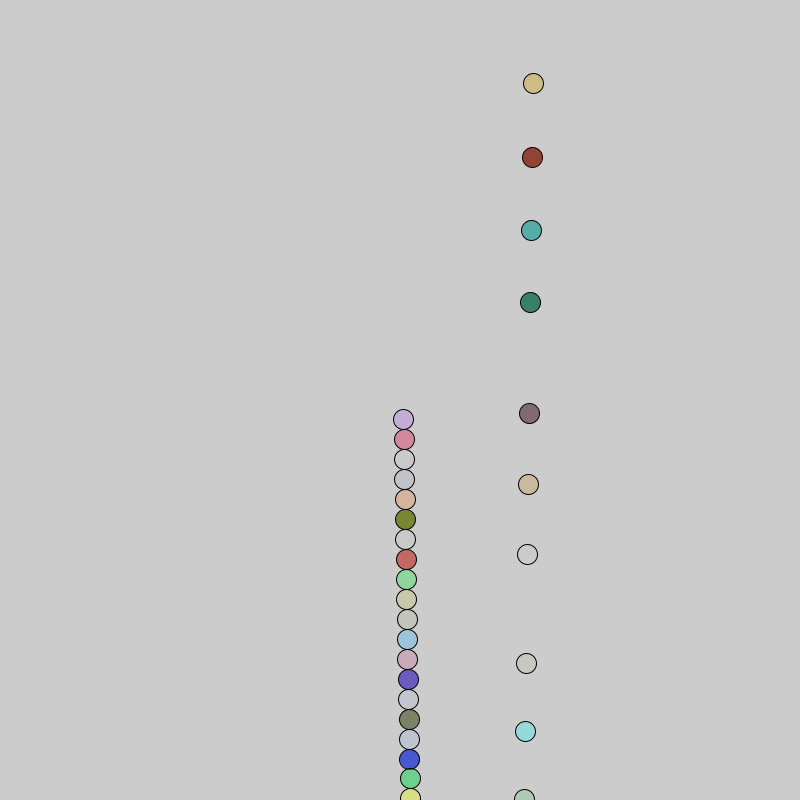
Frame 1 (no input)
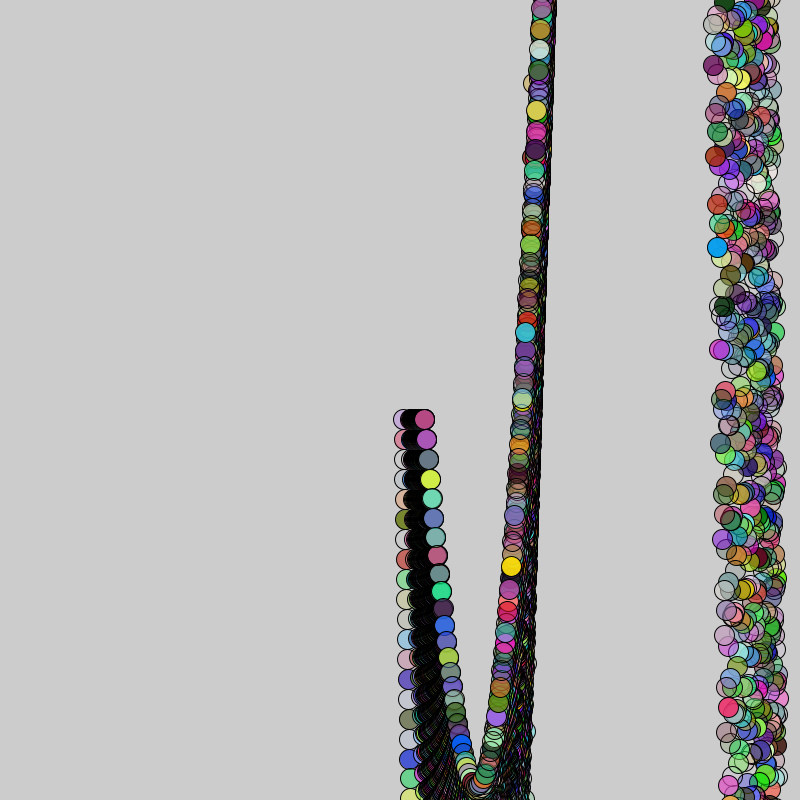
Frame 60 (the mouse pressed at the canvas centre just before this capture)
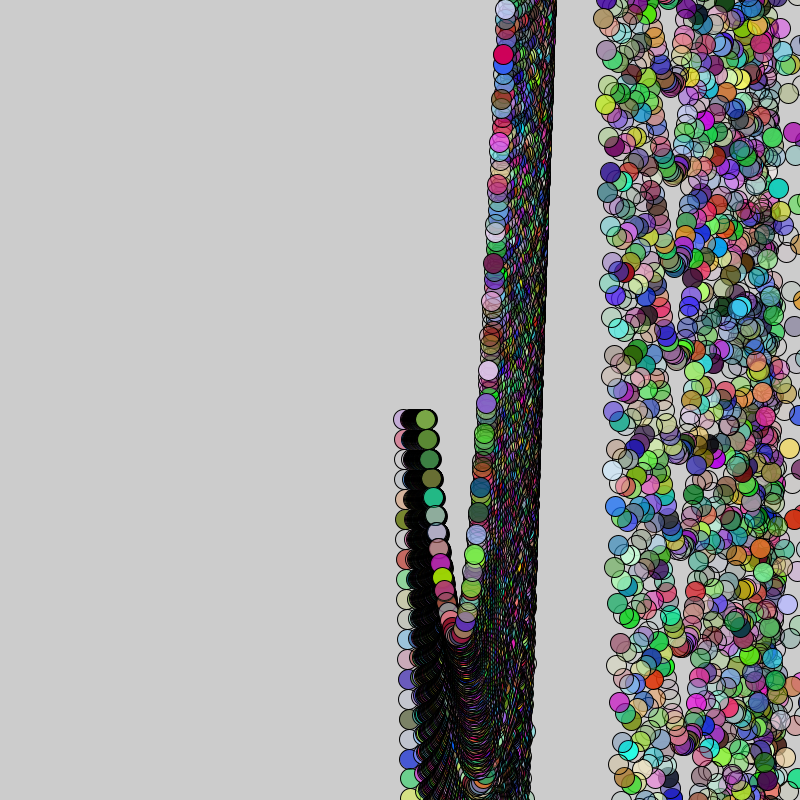
Frame 120 (the mouse held since frame 60 and released just before this capture)

The Processing sketch that drew these frames (run headless with seeded random() and noise(); from frame 60 on, the mouse is pressed at the canvas centre):

// Processing sketch: processing_36891
// ── processing_36891.pde

float xPos;
float yPos;
float amplitude;
void setup() {
  size(800, 800);
}
void draw() {
  smooth();
//  background(255);
  
  for (int i=1;i<500;i++) {
    
    fill(random(0, 255), random(0, 255), random(0, 255), random(0, 255));

    float centerX=width/2;
    float amplitudeX=25+i*2;
    float amplitudeY=10*i*2;
    float periodX=0.0007;
    float periodY=periodX*i/40.0;
    xPos=centerX+amplitudeX*sin(millis()*periodX);
    yPos=centerX+amplitudeY*cos(millis()*periodY);

    ellipse(xPos, yPos, 20, 20);
  }
}

                
